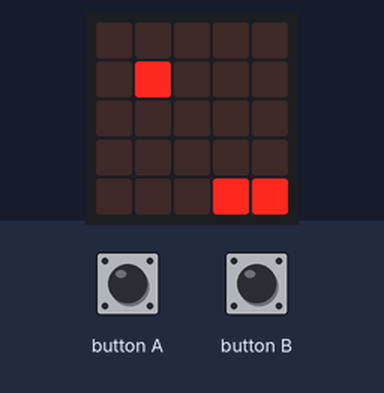
The program below on a simulated BBC micro:bit (MakeCode). On the bench: the board's 5×5 LED display. Inputs (shaded band) come from the test bench. Random numbers come from a fixed seed.

Above: at 1.2 s.
1.3 s: button A pressed for 0.15 s
At 3.3 s:
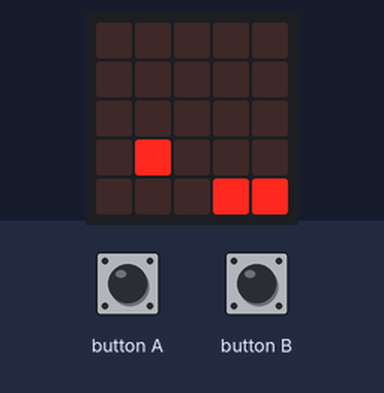
3.9 s: button B pressed for 0.15 s
At 5.3 s:
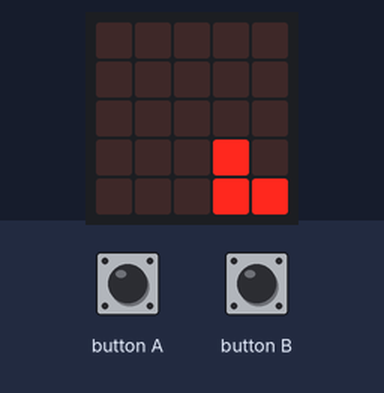
6.5 s: button A pressed for 0.15 s
At 7.7 s:
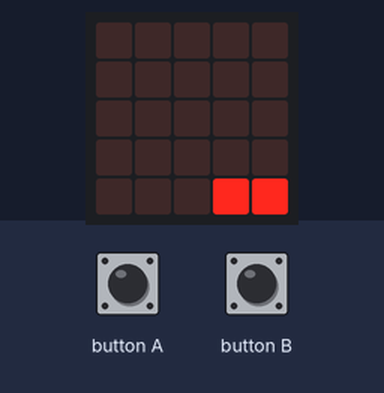
Timing chart, 0 to 9.5 s (numbered marks = the images above; inputs shaded):
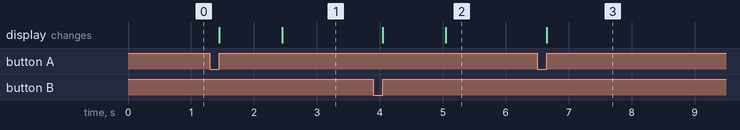

Measured:
- after the input at 1.3 s, the display: first changes after 0.15 s (image 1 shows a later state)
- after the input at 3.9 s, the display: first changes after 0.15 s (image 2 shows a later state)
- after the input at 6.5 s, the display: changes after 0.15 s (image 3)

The program:

main.ts
```typescript
input.onButtonPressed(Button.A, function () {
    arriba.change(LedSpriteProperty.Y, 1)
    abajo.change(LedSpriteProperty.Y, 1)
    basic.pause(1000)
    arriba.change(LedSpriteProperty.Y, 1)
    abajo.change(LedSpriteProperty.Y, 1)
})
input.onButtonPressed(Button.B, function () {
    arriba.change(LedSpriteProperty.X, 1)
    abajo.change(LedSpriteProperty.Y, 1)
    basic.pause(1000)
    arriba.change(LedSpriteProperty.X, 1)
    abajo.change(LedSpriteProperty.Y, 1)
})
let abajo: game.LedSprite = null
let arriba: game.LedSprite = null
arriba = game.createSprite(1, 1)
abajo = game.createSprite(3, 4)
let objeto = game.createSprite(4, 4)
basic.forever(function () {
    objeto.change(LedSpriteProperty.Y, 1)
    basic.pause(1000)
    if (objeto.get(LedSpriteProperty.X) == 0) {
        objeto.set(LedSpriteProperty.X, randint(3, 4))
        objeto.set(LedSpriteProperty.Y, 0)
    }
    if (objeto.isTouching(abajo)) {
        game.gameOver()
    }
    if (objeto.isTouching(arriba)) {
        game.gameOver()
    }
})
```

test.ts
```typescript
// aquí va el archivo "tests"; esto no se compilará cuando este paquete se utilice como una extensión.
```
